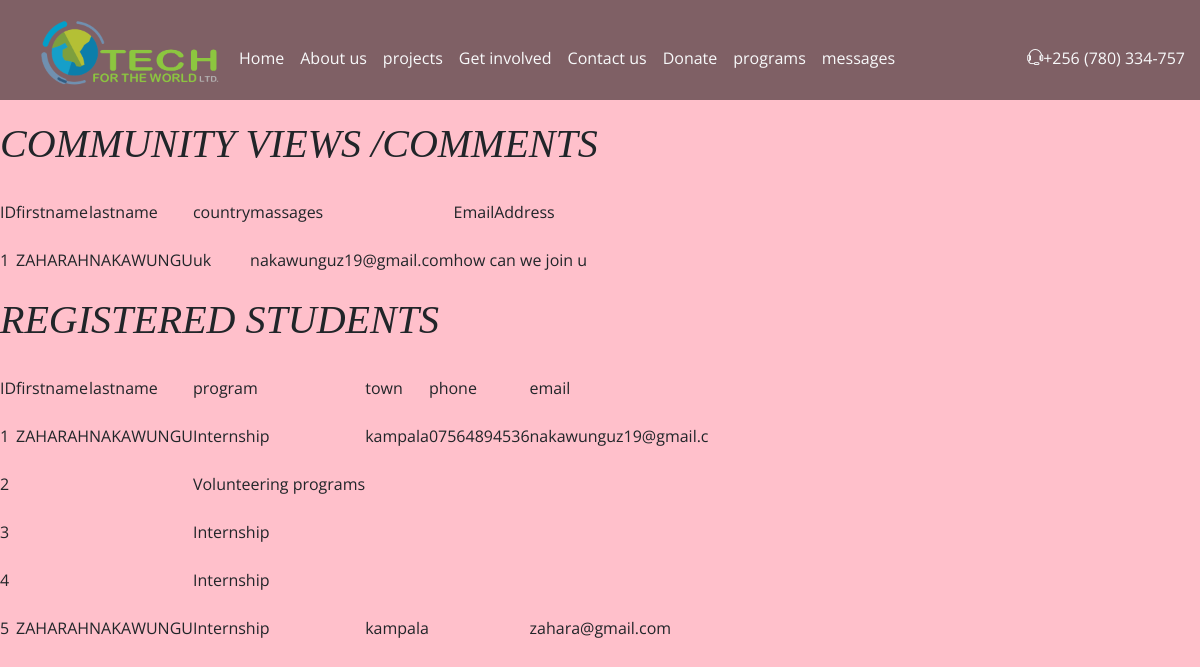
Page /GETDATA.php on the committed database.
### tables this page shows
CREATE TABLE `contacts` (
  `ID` int(10) NOT NULL,
  `firstname` varchar(20) NOT NULL,
  `lastname` varchar(20) NOT NULL,
  `country` varchar(20) NOT NULL,
  `massages` varchar(200) NOT NULL,
  `EmailAddress` varchar(20) NOT NULL
);

CREATE TABLE `registration` (
  `ID` int(10) NOT NULL,
  `firstname` varchar(20) NOT NULL,
  `lastname` varchar(20) NOT NULL,
  `program` varchar(30) NOT NULL,
  `town` varchar(20) NOT NULL,
  `phone` varchar(20) NOT NULL,
  `email` varchar(20) NOT NULL
);

### GETDATA.php (the view, shortened to what this page needs)
<!DOCTYPE html>
<html lang="en">
<head>
 <link rel="stylesheet" href="css/core-style.css">
    <link href="css/responsive.css" rel="stylesheet">
    <link rel="stylesheet" href="css/style.css">
</head>
<body>
   <header class="header_area  ">
        <div class="main_header_area bg-dark3 ">
          <div class="container-fluid ">
              <div class="row">
                  <div class="col-12 d-md-flex justify-content-between sticky-lg-top">
                      <div class="main-menu-area  ">
                          <nav class="navbar navbar-expand-lg align-items-center">
                              <div class="collapse navbar-collapse collapse "id="karl-navbar">
                                  <ul class="navbar-nav animated  align-items-center ">
                                      <li class="nav-item"><img class="card-img-center"
                                              src="img/images/logoTFTW.png" alt="logo" width="200px">
                                      </li>
                                      <li class="nav-item active "><a class="nav-link text-light"
                                              href="index.php">Home</a>
                                      </li>
                                      <li class="nav-item"><a class="nav-link text-light" href="ABOUT.php">About us
                                          </a>
                                      </li>
                                      <li class="nav-item"><a class="nav-link text-light"
                                              href="PROJECTS.php">projects</a>
                                      </li>
                                      <li class="nav-item"><a class="nav-link text-light"
                                              href="GETINVOLVED.php">Get
                                              involved</a></li>
                                      <li class="nav-item"><a class="nav-link text-light"
                                              href="CONTACT.php">Contact us</a>
                                      </li>
                                      <li class="nav-item"><a class="nav-link text-light"
                                              href="DONATE.php">Donate</a></li>
                                      <li class="nav-item"><a class="nav-link text-light"
                                              href="EVENT.php">programs</a></li>
                                              <li class="nav-item"><a class="nav-link text-light"
                                              href="GETDATA.php">messages</a></li>
                                  </ul>
                              </div>
                          </nav>
                      </div>
                      <div class="help-line d-flex align-items-center">
                          <a class=" text-light " href="#"><i class="ti-headphone-alt "></i>+256 (780) 334-757</a>
                      </div>
                  </div>
              </div>
          </div>
      </div>
  </header>
        <br><br><br>
        <h1 class="heading mt-5">COMMUNITY VIEWS /COMMENTS </h1>
<?php
$host    = "localhost";
$user    = "root";
$pass    = "";
$db_name = "tech";
$connection = mysqli_connect($host, $user, $pass, $db_name);
$result = mysqli_query($connection,"SELECT * FROM contacts");
$all_property = array();
echo '<table class="data-table">
        <tr class="data-heading">';
while ($property = mysqli_fetch_field($result)) {
    echo '<td> <br>' . $property->name . '</td>';
    array_push($all_property, $property->name);
}
echo '</tr>';
while ($row = mysqli_fetch_array($result)) {
    echo "<tr>";
    foreach ($all_property as $item) {
        echo '<td> <br>' . $row[$item] . '</td>';
    }
    echo '</tr>';
}
echo "</table>";
?>
<br>
<h1>REGISTERED STUDENTS</h1>
<?php
$host    = "localhost";
$user    = "root";
$pass    = "";
$db_name = "tech";
$connection = mysqli_connect($host, $user, $pass, $db_name);
$result = mysqli_query($connection,"SELECT * FROM registration");
$all_property = array();
echo '<table class="data-table">
        <tr class="data-heading">';
while ($property = mysqli_fetch_field($result)) {
    echo '<td> <br>' . $property->name . '</td>';
    array_push($all_property, $property->name);
}
echo '</tr>';
while ($row = mysqli_fetch_array($result)) {
    echo "<tr>";
    foreach ($all_property as $item) {
        echo '<td><br> ' . $row[$item] . '</td>';
    }
    echo '</tr>';
}
echo "</table>";
?>
</body>
</body>
</html>

### css/core-style.css (style rules this page uses)
* { margin: 0; padding: 0; }
body { font-family: 'Open Sans', sans-serif; font-weight: 400; overflow-x: hidden; background-color: gainsboro; }
h1, h2, h3, h4, h5, h6 { line-height: 1.2; font-family: Georgia, 'Times New Roman', Times, serif !important; font-weight: 700; }
.bg-dark3 { background-color: rgba(0, 0, 0, 0.5) !important; }
.main_header_area { display: flex; height: 100px; width: 100%; position: fixed; z-index: 1000; }

### css/style.css (style rules this page uses)
h1, h2, h3, h4, h5, h6 { font-size: 40px!important; font-family: Georgia, 'Times New Roman', Times, serif !important; font-weight: 300; font-style: italic !important; }
.data-table { border: gray; border-color: black; }

### GETDATA.php (style rules this page uses)
body { background:pink; justify-content: center; align-items:center; }

### rows in the picture
contacts: ID "1", firstname "ZAHARAH", lastname "NAKAWUNGU", country "uk", massages "nakawunguz19@gmail.com", EmailAddress "how can we join u"
registration: ID "1", firstname "ZAHARAH", lastname "NAKAWUNGU", program "Internship", town "kampala", phone "07564894536", email "nakawunguz19@gmail.c"
registration: ID "2", program "Volunteering programs"
registration: ID "3", program "Internship"
registration: ID "4", program "Internship"
registration: ID "5", firstname "ZAHARAH", lastname "NAKAWUNGU", program "Internship", town "kampala", email "zahara@gmail.com"

### other values in the picture
$property->name "ID"
$property->name "firstname"
$property->name "lastname"
$property->name "country"
$property->name "massages"
$property->name "EmailAddress"
$property->name "program"
$property->name "town"
$property->name "phone"
$property->name "email"
